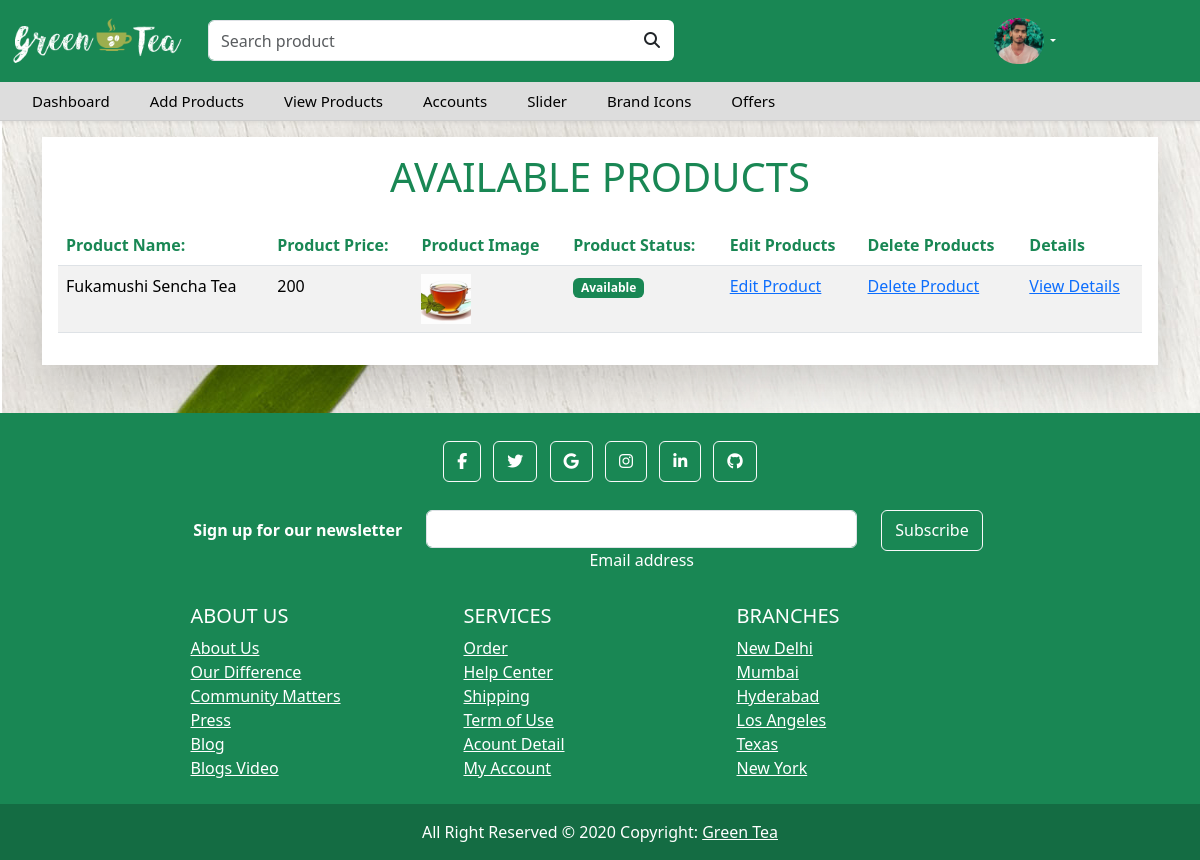
The app's page /Admin/astatus.php (signed in) with its own data.
### tables this page shows
CREATE TABLE `products` (
  `p_id` int(11) NOT NULL,
  `p_name` varchar(255) NOT NULL,
  `p_price` int(11) NOT NULL,
  `p_image` varchar(255) NOT NULL,
  `p_status` varchar(255) NOT NULL DEFAULT 'Available',
  `p_details` longtext NOT NULL,
  `stock` bigint(20) NOT NULL
);

### Admin/astatus.php (the view, shortened to what this page needs)
<?php
include 'header.php';
$sql = "SELECT * FROM products where p_status='Available'";
$result = mysqli_query($con, $sql);
?>
<!DOCTYPE html>
<html lang="en">
<head>
    <link rel="stylesheet" href="style.css">
    <link rel="stylesheet" href="https://cdnjs.cloudflare.com/ajax/libs/font-awesome/6.5.1/css/all.min.css">
</head>
<body>
    <div class="container">
        <div class="bg-white shadow-lg mt-3 p-3">
            <h1 class="text-center text-success mb-4">AVAILABLE PRODUCTS</h1>
            <div class="order-list table-responsive">
                <table class="table table-striped">
                    <thead>
                        <tr>
                            <th scope="col" class="text-success">Product Name:</th>
                            <th scope="col" class="text-success">Product Price:</th>
                            <th scope="col" class="text-success">Product Image</th>
                            <th scope="col" class="text-success">Product Status:</th>
                            <th scope="col" class="text-success">Edit Products</th>
                            <th scope="col" class="text-success">Delete Products</th>
                            <th scope="col" class="order-details text-success">Details</th>
                        </tr>
                    </thead>
                    <tbody>
                        <?php
                        while ($row = $result->fetch_assoc()) {
                            ?>
                            <tr>
                                <td>
                                    <?php echo $row['p_name']; ?>
                                </td>
                                <td>
                                    <?php echo $row['p_price']; ?>
                                </td>
                                <td><img src="<?php echo "../image/" . $row['p_image']; ?>" class=" image-fluid" alt=""></td>
                                <?php
                                if ($row['p_status'] == 'Available') {
                                    ?>
                                    <td><span class="badge bg-success">
                                            <?php echo $row['p_status']; ?>
                                        </span></td>
                                    <?php
                                } else {
                                    ?>
                                    <td><span class="badge bg-danger">
                                            <?php echo $row['p_status']; ?>
                                        </span></td>
                                    <?php
                                }
                                ?>
                                <td><a href="editproducts.php ?id=<?= $row['p_id'] ?>">Edit Product</a></td>
                                <td><a href="delete.php ?id=<?= $row['p_id'] ?>"
                                        onclick="alert('Are you sure,you want to delete this product?')">Delete Product</a>
                                </td>
                                <td class="order-details"><a href="productdetails.php ?id=<?= $row['p_id'] ?>"
                                        class="text-primary">View Details</a></td>
                            </tr>
                            <?php
                        }
                        ?>
                    </tbody>
                </table>
            </div>
        </div>
    </div>
    <?php
    include 'footer.php';
    ?>
</body>
</html>

### Admin/header.php (shortened to what this page needs)
<?php
require '../db_connect.php';
$sql = "SELECT * FROM adminlogin ";
$result = mysqli_query($con, $sql);
while ($row = $result->fetch_assoc()) {
    $image = $row['image'];
}
?>
<!doctype html>
<html lang="en">
<head>
    <link rel="stylesheet" href="style.css">
    <link rel="stylesheet" href="bootstrap.min.css">
    <link href="https://stackpath.bootstrapcdn.com/font-awesome/4.7.0/css/font-awesome.min.css" rel="stylesheet">
    <link rel="stylesheet" href="bootstrap.min.css">
    <link rel="stylesheet" href="style.css">
</head>
<body>
    <div class="main-navbar shadow-sm sticky-top">
        <div class="top-navbar">
            <div class="container-fluid">
                <div class="row">
                    <div class=" col-4 col-sm-4 col-md-2 my-auto">
                        <img src="../image/logo2.png" alt="Avatar Logo" style=";" class="img-fluid">
                    </div>
                    <div class="col-8 col-sm-8 col-md-5 my-auto">
                        <form role="search">
                            <div class="input-group">
                                <input autofocus type="search" placeholder="Search product" class="form-control" />
                                <button class="btn bg-white" type="submit">
                                    <i class="fa fa-search text-dark"></i>
                                </button>
                            </div>
                        </form>
                    </div>
                    <div class="col-12 col-sm-12 col-md-4 my-auto">
                        <ul class="nav justify-content-end">
                            <li class="nav-item dropdown">
                                <a class="nav-link dropdown-toggle" href="#" role="button" data-bs-toggle="dropdown"> <i
                                        class="fas ">
                                        <img src="<?php echo "../image/" . $image ?>" alt="Avatar Logo" style="width:50px;"
                                            class="rounded-pill">
                                    </i> </a>
                            </li>
                        </ul>
                    </div>
                </div>
            </div>
        </div>
        <nav class="navbar navbar-expand-lg">
            <div class="container-fluid">
                <div class="collapse navbar-collapse" id="navbarSupportedContent">
                    <ul class="navbar-nav me-auto mb-2 mb-lg-0">
                        <li class="nav-item">
                            <a class="nav-link" href="index.php">Dashboard</a>
                        </li>
                        <li class="nav-item">
                            <a class="nav-link" href="addproduct.php">Add Products</a>
                        </li>
                        <li class="nav-item">
                            <a class="nav-link" href="view.php">View Products</a>
                        </li>
                        <li class="nav-item">
                            <a class="nav-link" href="Accounts.php">Accounts</a>
                        </li>
                        <li class="nav-item">
                            <a class="nav-link" href="slider.php">Slider</a>
                        </li>
                        <li class="nav-item">
                            <a class="nav-link" href="brandicons.php">Brand Icons</a>
                        </li>
                          <li class="nav-item">
                            <a class="nav-link" href="offers.php">Offers</a>
                        </li>
                    </ul>
                </div>
            </div>
        </nav>
    </div>
</body>
</html>

### Admin/style.css (style rules this page uses)
* { max-width: 100%; max-height: 100%; }
body { background-image: url(image/body-bg.jpg); }
.main-navbar { border-bottom: 1px solid #ccc; }
.main-navbar .top-navbar { background-color: #198754; padding-top: 10px; padding-bottom: 10px; }
.main-navbar .top-navbar .nav-link { color: #fff; font-size: 16px; font-weight: 500; }
.main-navbar .navbar { padding: 0px; background-color: #ddd; }
.main-navbar .navbar .nav-item .nav-link { padding: 8px 20px; color: #000; font-size: 15px; }
.btn { line-height: 1.8; background-color: #198754; padding: 5px 13px; display: inline-block; color: #fff; text-transform: capitalize; font-family: inherit; font-size: 16px; cursor: pointer; user-select: none; position: relative; overflow: hidden; vertical-align: middle; transition: color 0.3s ease; z-index: 2; }
.btn::before { position: absolute; content: ''; left: 0; top: 0; background: #42bf85; height: 100%; width: 0; z-index: -1; transition: width 0.3s ease; }
@media only screen and (min-width: 768px) { .main-navbar .top-navbar .nav-link { font-size: 12px; padding: 8px 10px; } }

### Admin/astatus.php (style rules this page uses)
.table { width: 100%; table-layout: auto; }
.order-list table td { white-space: nowrap; }
.order-list table th { white-space: nowrap; }
.order-list table img { width: 50px; height: 50px; object-fit: cover; }

### records on screen
products: p_name "Fukamushi Sencha Tea", p_price "200", p_image (picture), p_status "Available"
